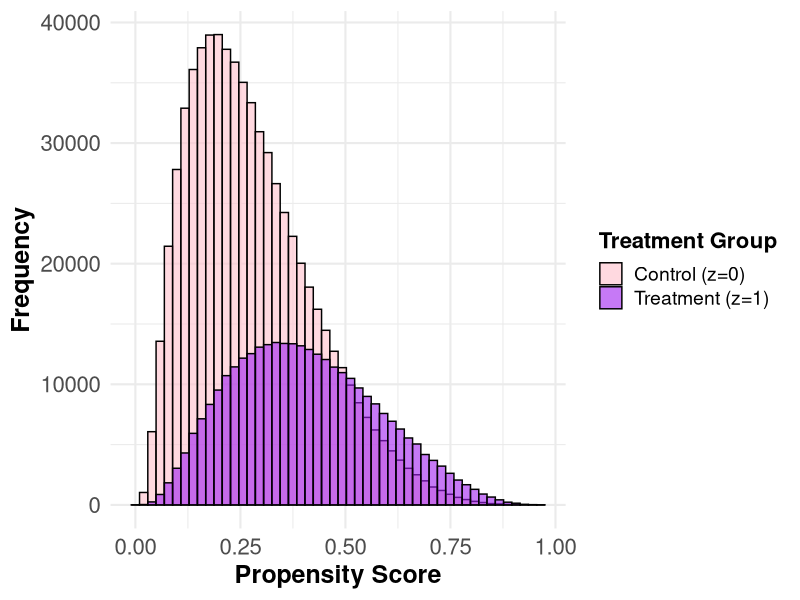

Generate this figure with R: (Note: this script raises an error after producing the figure.)
# Required R packages for data generation and analysis
library(survey)         # Survey data analysis
library(doParallel)     # Parallel processing
library(foreach)        # Looping in parallel
library(xtable)         # Table formatting for LaTeX
library(data.table)     # Data manipulation
library(sampling)       # Sampling techniques
library(MatchIt)        # Propensity score matching
library(Hmisc)          # Data utility functions
library(nloptr)         # Nonlinear optimization
library(numDeriv)       # Numerical derivatives
library(MASS)           # Statistical methods
library(patchwork)      # Plot layout organization
library(boot)           # Bootstrap resampling
library(magrittr)       # Pipe operator (%>%)

# Set the working directory
# setwd("/Volumes/T7 Shield/R_SW_Final_Data_0118_2025/TestReformSimulation/")

# Define global parameters for population and sample generation
N           = 1000000            # Total population size
n           = N * 0.005          # Sample size (0.5% of the population)
n_covar     = 7                  # Number of covariates (6 regular + 1 associated with missingness if needed)
n_strata    = 10                 # Number of strata in the population
n_cluster   = 20                 # Number of clusters within each stratum
n_scenarios = 1                  # Number of scenarios to consider
tau_strata  = 0.35               # Standard deviation of covariate means across strata
min_prob    = 0.000              # Minimum probability threshold to avoid near-zero values
tau_cluster = c(0.15)            # Standard deviation of covariate means across clusters
s.m         = 1                  # Scaling factor for the simulation
# n.reps      = 5000             # Number of simulation replicates

# Set the seed for reproducibility
set.seed(20220930)


############################################################################################################################
# Generate Super Population Data
############################################################################################################################

# Initialize list to store datasets across scenarios
data_sets = list()


for(scenario in 1:n_scenarios){
  # Means in Matrix
  mu_strata  = matrix(rnorm(n_strata * n_covar, mean = 0, sd = tau_strata), nrow = n_strata, ncol = n_covar)  # Mean structure for strata
  mu_cluster = matrix(rnorm(n_cluster * n_covar, mean = 0, sd = tau_cluster[scenario]), nrow = n_cluster, ncol = n_covar)  # Mean structure for clusters
  
  # Identifying the STRATA EFFECT by stratum and covariates
  # Define row names (Strata)
  strata_row = rep(NA, n_strata)
  for (strata in 1:n_strata) {
    strata_row[strata] = paste("Strata", strata, sep = "_")
  }
  rownames(mu_strata) = strata_row
  
  # Define column names (Covariates)
  strata_col = rep(NA, n_covar)
  for (covariate in 1:n_covar) {
    strata_col[covariate] = paste("Covariate", covariate, sep = "_")
  }
  colnames(mu_strata) = strata_col
  
  # Identifying the CLUSTER EFFECT by cluster and covariates
  # Define row names (Clusters)
  cluster_row = rep(NA, n_cluster)
  for (cluster in 1:n_cluster) {
    cluster_row[cluster] = paste("Cluster", cluster, sep = "_")
  }
  rownames(mu_cluster) = cluster_row
  
  # Define column names (Covariates)
  cluster_col = rep(NA, n_covar)
  for (covariate in 1:n_covar) {
    cluster_col[covariate] = paste("Covariate", covariate, sep = "_")
  }
  colnames(mu_cluster) = cluster_col
  
  ############################################################################################################################
  # CREATING THE COVARIATES
  ############################################################################################################################
  
  cluster_l  = list()  # Temporary storage for cluster-level data
  strata_l   = list()  # Temporary storage for stratum-level data
  variable_l = list()  # Temporary storage for each covariate
  
  # Generate covariates for all subjects across clusters and strata
  for (variable in 1:n_covar) {  # Iterate over covariates
    for (strata in 1:n_strata) {  # Iterate over strata
      for (cluster in 1:n_cluster) {  # Iterate over clusters
        
        # Generate data for subjects in a specific cluster within a stratum
        data = cbind(
          rep((strata - 1) * n_cluster + cluster, N / (n_strata * n_cluster)),  # Cluster index
          rep(strata, N / (n_strata * n_cluster)),  # Stratum index
          rnorm(N / (n_strata * n_cluster), mean = mu_cluster[cluster, variable] + mu_strata[strata, variable])  # Covariate values
        )
        
        colnames(data) = c("Cluster", "Strata", paste("X", variable, sep = ""))  # Define column names
        cluster_l[[cluster]] = data
      }
      strata_l[[strata]] = do.call("rbind", cluster_l)  # Combine cluster data within each stratum
    }
    variable_l[[variable]] = data.frame(do.call("rbind", strata_l))  # Combine stratum data for each covariate
  }
  
  # Combine all covariate data into a single dataset
  data = variable_l[[1]]  # Initialize with the first covariate
  for (variable in 2:n_covar) {
    data = cbind(data, variable_l[[variable]][, 3])  # Add covariate values (3rd column corresponds to covariate values Xi)
  }
  
  # Define column names for the covariate dataset
  var_col = rep(NA, n_covar)
  for (covariate in 1:n_covar) {
    var_col[covariate] = paste("x", covariate, sep = "")  # Define covariate names
  }
  
  colnames(data) = c("Cluster", "Strata", var_col)  # Assign final column names

  
  ############################################################################################################################
  # PROPENSITY SCORE MODEL
  ############################################################################################################################
  
  # Logistic (expit) function for probability calculation
  expit = function(x) { exp(x) / (1 + exp(x)) }
  
  # Define coefficients for the logistic regression model
  a0 = log(35 / 80)  # Intercept
  a1 = log(1.10)     # Coefficient for x1
  a2 = log(1.25)     # Coefficient for x2
  a3 = log(1.50)     # Coefficient for x3
  a4 = log(1.75)     # Coefficient for x4
  a5 = log(2.00)     # Coefficient for x5
  a6 = log(2.50)     # Coefficient for x6
  a7 = log(1.10)     # Interaction term coefficient for x1 * x2
  
  delta_z = 0.6  # Scaling factor for treatment assignment effects
  
  # Calculate the propensity score formula using the logistic model
  formula = a0 + delta_z * (
    a1 * data$x1 + a2 * data$x2 + a3 * data$x3 + a4 * data$x4 + 
      a5 * data$x5 + a6 * data$x6 + a7 * data$x1 * data$x2
  )
  
  # Calculate propensity scores
  prob_treat = expit(formula)  # Treatment probabilities for each individual
  
  # Assign propensity scores to the dataset
  data$prob_treat = prob_treat
  
  # Simulate treatment assignment based on propensity scores
  data$z = rbinom(N, 1, prob_treat)  # Treatment indicator: z ~ Bernoulli(prob_treat)
  
  ############################################################################################################################
  # VISUALIZE PROPENSITY SCORE DISTRIBUTION
  ############################################################################################################################
  
  # Load required package for visualization
  library(ggplot2)
  
  # Convert treatment indicator into a factor for labeling in the plot
  data$TreatmentGroup <- factor(data$z, 
                                levels = c(0, 1), 
                                labels = c("Control (z=0)", "Treatment (z=1)"))
  
  # Create a histogram of propensity scores by treatment group
  p_good_overlap <- ggplot(data, aes(x = prob_treat, fill = TreatmentGroup)) +
    geom_histogram(alpha = 0.6, position = "identity", bins = 50, color = "black") +
    scale_fill_manual(values = c("Control (z=0)" = "pink", "Treatment (z=1)" = "purple")) +
    labs(x = "Propensity Score", y = "Frequency", fill = "Treatment Group") +
    theme_minimal(base_size = 16) +
    theme(
      # Customize axis titles and text for readability
      axis.title = element_text(face = "bold", size = 18),
      axis.text = element_text(size = 16),
      # Customize legend for better interpretability
      legend.title = element_text(face = "bold", size = 16),
      legend.text = element_text(size = 14),
      # Optionally, adjust plot title formatting if used
      plot.title = element_text(face = "bold", size = 20)
    )
  
  # Display the plot
  print(p_good_overlap)
  
  ############################################################################################################################
  # OUTCOME MODEL CONTINUOUS (Y)
  ############################################################################################################################
  
  # Define coefficients for the outcome model
  b0  = 0.00   # Intercept
  b1  = 2.50   # Coefficient for x1
  b2  = -2.00  # Coefficient for x2
  b3  = 1.75   # Coefficient for x3
  b4  = -1.25  # Coefficient for x4
  b5  = 1.50   # Coefficient for x5
  b6  = 1.10   # Coefficient for x6
  b70 = 2.50   # Interaction term coefficient for x1 * x2 in y0
  b71 = 1.50   # Interaction term coefficient for x1 * x2 in y1
  
  # Define treatment effect scaling factors
  delta0 = 0.3  # Scaling factor for control group (y0)
  delta1 = 1    # Constant treatment effect
  delta2 = 0.2  # Interaction scaling factor for treatment effect
  
  # Generate counterfactual outcomes for the control group
  data$y0 = b0 + delta0 * (
    b1 * data$x1 + b2 * data$x2 + b3 * data$x3 + 
      b4 * data$x4 + b5 * data$x5 + b6 * data$x6 + 
      b70 * data$x1 * data$x2
  ) + rnorm(N)  # Random noise with default sd = 1
  
  # Generate counterfactual outcomes for the treatment group
  data$y1 = data$y0 + delta1 + delta2 * (
    b1 * data$x1 + b2 * data$x2 + b3 * data$x3 + 
      b4 * data$x4 + b5 * data$x5 + b6 * data$x6 + 
      b71 * data$x1 * data$x2
  ) + rnorm(N)  # Random noise with default sd = 1
  
  # Calculate observed outcome based on treatment assignment
  data$y = data$z * data$y1 + (1 - data$z) * data$y0  # Observed outcome for each subject
  
  
  data_sets[[scenario]] = data

}





SuperPopGen_GoodOverlap_AllinOne_0118_2025<- data_sets

save(SuperPopGen_GoodOverlap_AllinOne_0118_2025, file = "SuperPopGen_GoodOverlap_AllinOne_0118_2025.RData")
